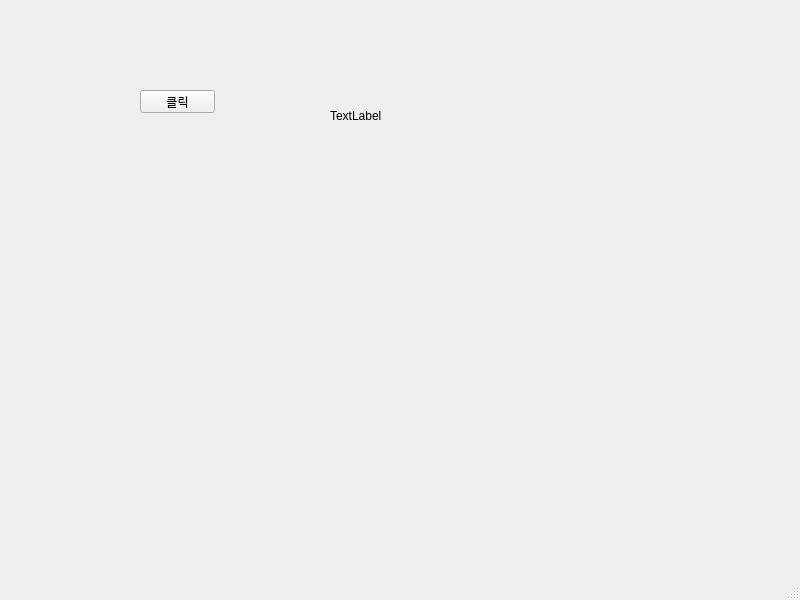
<?xml version="1.0" encoding="UTF-8"?>
<ui version="4.0">
 <class>MainWindow</class>
 <widget class="QMainWindow" name="MainWindow">
  <property name="geometry">
   <rect>
    <x>0</x>
    <y>0</y>
    <width>800</width>
    <height>600</height>
   </rect>
  </property>
  <property name="windowTitle">
   <string>MainWindow</string>
  </property>
  <widget class="QWidget" name="centralwidget">
   <widget class="QPushButton" name="pushButton">
    <property name="geometry">
     <rect>
      <x>140</x>
      <y>90</y>
      <width>75</width>
      <height>23</height>
     </rect>
    </property>
    <property name="text">
     <string>클릭</string>
    </property>
   </widget>
   <widget class="QLabel" name="label">
    <property name="geometry">
     <rect>
      <x>330</x>
      <y>110</y>
      <width>56</width>
      <height>12</height>
     </rect>
    </property>
    <property name="text">
     <string>TextLabel</string>
    </property>
   </widget>
  </widget>
  <widget class="QMenuBar" name="menubar">
   <property name="geometry">
    <rect>
     <x>0</x>
     <y>0</y>
     <width>800</width>
     <height>21</height>
    </rect>
   </property>
  </widget>
  <widget class="QStatusBar" name="statusbar"/>
 </widget>
 <resources/>
 <connections/>
</ui>
